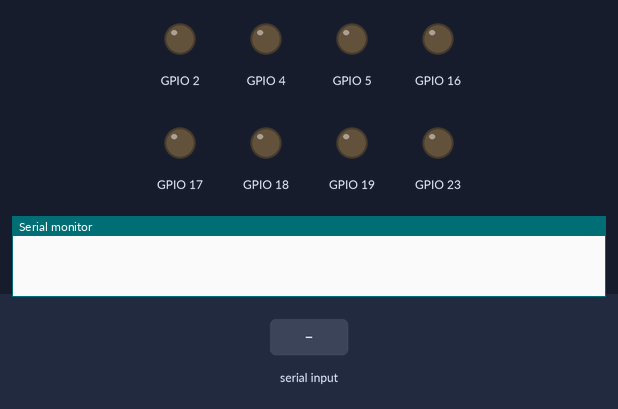
The program below on a simulated ESP32. On the bench: output pins drawn as LEDs (lit = HIGH), the last lines printed to the serial monitor. The test bench sets the inputs (shaded band). Nothing arrives over Bluetooth unless stated.

Above: at 0.0 s.
At 1.7 s:
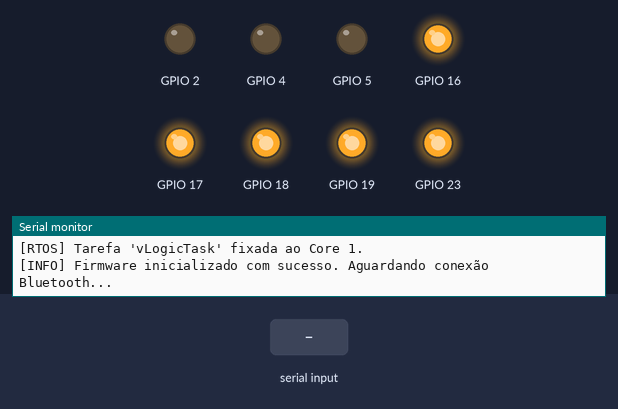
1.8 s: "90,45\n" received over the second serial link
At 1.91 s:
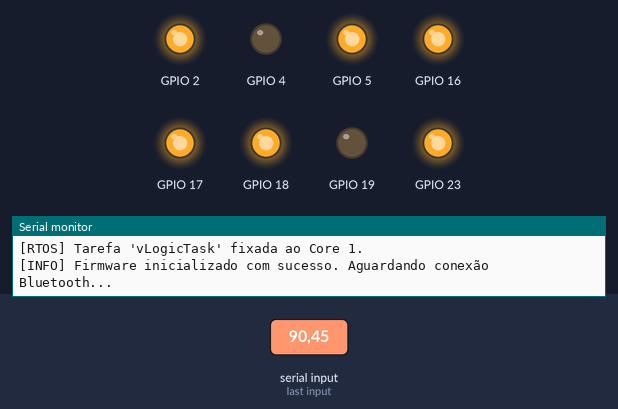
Timing chart, 0 to 4.8 s (numbered marks = the images above; inputs shaded):
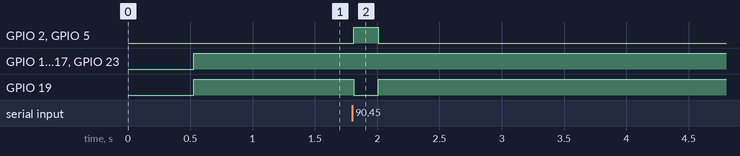

Measured:
- after the input at 1.8 s, GPIO 2, GPIO 5: LOW → HIGH at once, → LOW 0.20 s later; GPIO 19: HIGH → LOW at once, → HIGH 0.20 s later

The program:

main.cpp
```cpp
#include <Arduino.h>
#include <freertos/FreeRTOS.h>
#include <freertos/task.h>
#include <freertos/queue.h>

#include "config/PinConfig.h"
#include "config/RobotConfig.h"
#include "rtos/SharedData.h"
#include "rtos/MotorTask.h"
#include "rtos/LogicTask.h"

// Definição da Fila FreeRTOS declarada em SharedData.h
QueueHandle_t xCommandQueue = nullptr;

void setup() {
    // Inicialização da porta serial para depuração
    Serial.begin(115200);
    delay(500);

    Serial.println(F("=============================================="));
    Serial.println(F(" Robô Micro Hockey 2WD - Firmware Initializing "));
    Serial.println(F(" Summit Robótica 2026 - ESP32 Dual Core RTOS   "));
    Serial.println(F("=============================================="));

    // Configuração do pino LED indicador de status
    pinMode(Config::Pins::LED_STATUS, OUTPUT);
    digitalWrite(Config::Pins::LED_STATUS, LOW);

    // Criação da fila FreeRTOS com capacidade para 1 mensagem (usada com xQueueOverwrite)
    xCommandQueue = xQueueCreate(1, sizeof(DriveCommand));
    if (xCommandQueue == nullptr) {
        Serial.println(F("[ERRO CRÍTICO] Falha ao criar xCommandQueue!"));
        while (1) {
            digitalWrite(Config::Pins::LED_STATUS, !digitalRead(Config::Pins::LED_STATUS));
            delay(100);
        }
    }

    // Inicialização dos valores padrão na fila
    DriveCommand initialCmd = {0.0f, 0.0f, millis(), false};
    xQueueOverwrite(xCommandQueue, &initialCmd);

    // --- Criação das Tarefas FreeRTOS ---

    // Core 0: Tarefa de controle de motores (Alta prioridade, controle determinístico do hardware LEDC)
    xTaskCreatePinnedToCore(
        vMotorTask,
        "MotorTask",
        Config::RTOS::MOTOR_TASK_STACK,
        nullptr,
        Config::RTOS::MOTOR_TASK_PRIO,
        nullptr,
        0 // Core 0
    );
    Serial.println(F("[RTOS] Tarefa 'vMotorTask' fixada ao Core 0."));

    // Core 1: Tarefa de recepção Bluetooth
    xTaskCreatePinnedToCore(
        vCommTask,
        "CommTask",
        Config::RTOS::COMM_TASK_STACK,
        nullptr,
        Config::RTOS::COMM_TASK_PRIO,
        nullptr,
        1 // Core 1
    );
    Serial.println(F("[RTOS] Tarefa 'vCommTask' fixada ao Core 1."));

    // Core 1: Tarefa de lógica de controle (Filtros, Deadband, Expo, Cinemática)
    xTaskCreatePinnedToCore(
        vLogicTask,
        "LogicTask",
        Config::RTOS::LOGIC_TASK_STACK,
        nullptr,
        Config::RTOS::LOGIC_TASK_PRIO,
        nullptr,
        1 // Core 1
    );
    Serial.println(F("[RTOS] Tarefa 'vLogicTask' fixada ao Core 1."));

    Serial.println(F("[INFO] Firmware inicializado com sucesso. Aguardando conexão Bluetooth..."));
}

void loop() {
    // O laço principal é mantido inativo, delegando todo o controle ao escalonador FreeRTOS
    vTaskDelay(pdMS_TO_TICKS(1000));
}
```

BluetoothHandler.cpp
```cpp
#include "comms/BluetoothHandler.h"
#include <cstdlib>

BluetoothHandler::BluetoothHandler() : m_lastRxTimestamp(0), m_rxIndex(0) {}

bool BluetoothHandler::begin(const char* deviceName) {
    m_rxIndex = 0;
    m_lastRxTimestamp = millis();
    return m_serialBT.begin(deviceName);
}

bool BluetoothHandler::isConnected() {
    return m_serialBT.hasClient();
}

RawCommandData BluetoothHandler::update() {
    RawCommandData result = {0.0f, 0.0f, false};

    while (m_serialBT.available()) {
        uint8_t b = static_cast<uint8_t>(m_serialBT.read());

        // Adiciona ao buffer circular/linear de recepção
        if (m_rxIndex < BUFFER_SIZE) {
            m_rxBuffer[m_rxIndex++] = b;
        } else {
            // Buffer overflow - desloca buffer para não travar
            memmove(m_rxBuffer, m_rxBuffer + 1, BUFFER_SIZE - 1);
            m_rxBuffer[BUFFER_SIZE - 1] = b;
        }

        // 1. Tenta encontrar e processar Pacote Binário de 5 Bytes: [0xAA, 0x55, throttle, turn, checksum]
        if (m_rxIndex >= 5) {
            for (size_t i = 0; i <= m_rxIndex - 5; ++i) {
                if (m_rxBuffer[i] == 0xAA && m_rxBuffer[i + 1] == 0x55) {
                    float th = 0.0f, tr = 0.0f;
                    if (parseBinaryFrame(&m_rxBuffer[i], 5, th, tr)) {
                        result.throttle = th;
                        result.turn = tr;
                        result.valid = true;
                        m_lastRxTimestamp = millis();

                        // Limpa os bytes consumidos do buffer
                        size_t remaining = m_rxIndex - (i + 5);
                        if (remaining > 0) {
                            memmove(m_rxBuffer, m_rxBuffer + i + 5, remaining);
                        }
                        m_rxIndex = remaining;
                        return result;
                    }
                }
            }
        }

        // 2. Tenta processar ASCII se o caractere recebido for terminação de linha '\n'
        if (b == '\n' || b == '\r') {
            if (m_rxIndex > 1) {
                m_rxBuffer[m_rxIndex - 1] = '\0'; // NUL terminate
                String strLine = String(reinterpret_cast<char*>(m_rxBuffer));
                strLine.trim();

                float th = 0.0f, tr = 0.0f;
                if (parseAsciiFrame(strLine, th, tr)) {
                    result.throttle = th;
                    result.turn = tr;
                    result.valid = true;
                    m_lastRxTimestamp = millis();
                }
            }
            m_rxIndex = 0; // Reseta buffer após nova linha
            if (result.valid) {
                return result;
            }
        }
    }

    return result;
}

bool BluetoothHandler::parseBinaryFrame(uint8_t* buffer, size_t len, float& outThrottle, float& outTurn) {
    if (len < 5) return false;

    uint8_t header1  = buffer[0];
    uint8_t header2  = buffer[1];
    int8_t rawTh     = static_cast<int8_t>(buffer[2]);
    int8_t rawTr     = static_cast<int8_t>(buffer[3]);
    uint8_t checksum = buffer[4];

    // Validação de Integridade por Checksum XOR
    uint8_t expectedCheck = header1 ^ header2 ^ static_cast<uint8_t>(rawTh) ^ static_cast<uint8_t>(rawTr);
    if (checksum != expectedCheck) {
        return false;
    }

    // Conversão de int8 [-100, 100] para float [-1.0f, 1.0f]
    outThrottle = std::max(-1.0f, std::min(1.0f, static_cast<float>(rawTh) / 100.0f));
    outTurn     = std::max(-1.0f, std::min(1.0f, static_cast<float>(rawTr) / 100.0f));

    return true;
}

bool BluetoothHandler::parseAsciiFrame(const String& line, float& outThrottle, float& outTurn) {
    if (line.length() < 3) return false;

    // Ex: "0.5,-0.2"
    int commaIndex = line.indexOf(',');
    if (commaIndex != -1) {
        String part1 = line.substring(0, commaIndex);
        String part2 = line.substring(commaIndex + 1);

        outThrottle = std::max(-1.0f, std::min(1.0f, part1.toFloat()));
        outTurn     = std::max(-1.0f, std::min(1.0f, part2.toFloat()));
        return true;
    }

    return false;
}
```

BluetoothHandler.h
```cpp
#pragma once

#include <Arduino.h>
#include <BluetoothSerial.h>
#include "config/RobotConfig.h"

/**
 * @struct RawCommandData
 * @brief Pacote descompactado com os valores de Throttle e Turn extraídos.
 */
struct RawCommandData {
    float throttle; ///< [-1.0f, 1.0f]
    float turn;     ///< [-1.0f, 1.0f]
    bool valid;     ///< Indica se o pacote foi recebido e validado com sucesso
};

/**
 * @class BluetoothHandler
 * @brief Gerenciador de conexão Bluetooth Serial Classic do ESP32 com parser de pacotes binários e ASCII.
 */
class BluetoothHandler {
public:
    BluetoothHandler();
    ~BluetoothHandler() = default;

    /**
     * @brief Inicializa o dispositivo Bluetooth Serial com o nome configurado.
     * @return true se inicializado com sucesso.
     */
    bool begin(const char* deviceName = Config::Bluetooth::DEVICE_NAME);

    /**
     * @brief Processa o buffer da Serial de forma não-bloqueante e retorna novo comando se disponível.
     * @return RawCommandData contendo o novo sinal de comando e flag de validade.
     */
    RawCommandData update();

    /**
     * @brief Verifica se há cliente Bluetooth conectado.
     */
    bool isConnected();

    /**
     * @brief Retorna o timestamp (millis) da última mensagem válida recebida.
     */
    uint32_t getLastRxTimeMs() const { return m_lastRxTimestamp; }

private:
    /**
     * @brief Parser para protocolo binário compacto de 5 bytes: [0xAA, 0x55, throttle_int8, turn_int8, checksum]
     */
    bool parseBinaryFrame(uint8_t* buffer, size_t len, float& outThrottle, float& outTurn);

    /**
     * @brief Parser fallback para strings ASCII ex: "0.5,-0.3\n" ou "T:50,R:-20\n"
     */
    bool parseAsciiFrame(const String& line, float& outThrottle, float& outTurn);

    BluetoothSerial m_serialBT;
    uint32_t m_lastRxTimestamp{0};

    // Buffer circular interno para recepção de pacotes
    static constexpr size_t BUFFER_SIZE = 64;
    uint8_t m_rxBuffer[BUFFER_SIZE];
    size_t m_rxIndex{0};
};
```

InputFilter.cpp
```cpp
#include "filters/InputFilter.h"
#include <cmath>
#include <algorithm>

InputFilter::InputFilter(float deadband, float alpha, float gamma)
    : m_deadband(deadband), m_alpha(alpha), m_gamma(gamma) {}

float InputFilter::process(float rawInput) const {
    // 0. Clamping de entrada no intervalo [-1.0, 1.0]
    float input = std::max(-1.0f, std::min(1.0f, rawInput));
    float absInput = std::abs(input);

    // 1. Aplicação da Deadband
    if (absInput <= m_deadband) {
        return 0.0f;
    }

    // Normalização no intervalo [0.0, 1.0] após a remoção da zona morta
    float normInput = (absInput - m_deadband) / (1.0f - m_deadband);
    normInput = std::max(0.0f, std::min(1.0f, normInput));

    // 2. Mistura Linear + Exponencial (Expo Filter):
    // Output = sign(x) * [ alpha * (normInput ^ gamma) + (1 - alpha) * normInput ]
    float expoPart = std::pow(normInput, m_gamma);
    float linearPart = normInput;

    float magnitude = (m_alpha * expoPart) + ((1.0f - m_alpha) * linearPart);

    // Preserva o sinal original da entrada
    return (input < 0.0f) ? -magnitude : magnitude;
}
```

InputFilter.h
```cpp
#pragma once

#include "config/RobotConfig.h"

/**
 * @class InputFilter
 * @brief Processamento de sinal de entrada para joysticks analógicos.
 *
 * Aplica Deadband (zona morta central) e filtro misto Linear-Exponencial (Expo)
 * para otimizar o controle fino em baixa velocidade mantendo a aceleração máxima no limite.
 */
class InputFilter {
public:
    InputFilter(float deadband = Config::Filter::JOYSTICK_DEADBAND,
                float alpha = Config::Filter::EXPO_ALPHA,
                float gamma = Config::Filter::EXPO_GAMMA);

    ~InputFilter() = default;

    /**
     * @brief Processa uma entrada analógica bruta no intervalo [-1.0, 1.0].
     * @param rawInput Valor bruto do joystick.
     * @return Valor filtrado no intervalo [-1.0, 1.0].
     */
    float process(float rawInput) const;

    // Setters para reconfiguração em tempo de execução
    void setDeadband(float deadband) { m_deadband = deadband; }
    void setAlpha(float alpha) { m_alpha = alpha; }
    void setGamma(float gamma) { m_gamma = gamma; }

private:
    float m_deadband;
    float m_alpha;
    float m_gamma;
};
```

KalmanFilter.cpp
```cpp
#include "filters/KalmanFilter.h"

KalmanFilter::KalmanFilter(float q, float r, float p, float initialValue)
    : m_q(q), m_r(r), m_p(p), m_k(0.0f), m_x(initialValue) {}

float KalmanFilter::update(float measurement) {
    // Etapa de Predição
    m_p = m_p + m_q;

    // Etapa de Atualização (Ganho de Kalman)
    m_k = m_p / (m_p + m_r);
    m_x = m_x + m_k * (measurement - m_x);
    m_p = (1.0f - m_k) * m_p;

    return m_x;
}

void KalmanFilter::reset(float initialValue) {
    m_x = initialValue;
    m_p = 1.0f;
    m_k = 0.0f;
}

void KalmanFilter::setParameters(float processNoiseQ, float measurementNoiseR) {
    m_q = processNoiseQ;
    m_r = measurementNoiseR;
}
```

KalmanFilter.h
```cpp
#pragma once

/**
 * @class KalmanFilter
 * @brief Filtro de Kalman 1D (Unidimensional) para fusão/filtragem de sensores ou estimativa de estado.
 */
class KalmanFilter {
public:
    KalmanFilter(float q = 0.01f, float r = 0.1f, float p = 1.0f, float initialValue = 0.0f);
    ~KalmanFilter() = default;

    /**
     * @brief Atualiza a estimativa de estado com base na nova medição.
     * @param measurement Nova leitura do sensor/sinal.
     * @return Estado estimado filtrado.
     */
    float update(float measurement);

    void reset(float initialValue = 0.0f);

    void setParameters(float processNoiseQ, float measurementNoiseR);

private:
    float m_q; ///< Ruído do processo
    float m_r; ///< Ruído da medição
    float m_p; ///< Covariância da estimativa
    float m_k; ///< Ganho de Kalman
    float m_x; ///< Estado estimado
};
```

PIDController.cpp
```cpp
#include "filters/PIDController.h"
#include <algorithm>

PIDController::PIDController(float kp, float ki, float kd, float outMin, float outMax)
    : m_kp(kp), m_ki(ki), m_kd(kd), m_outMin(outMin), m_outMax(outMax) {}

float PIDController::compute(float setpoint, float measurement, float dt) {
    if (dt <= 0.0f) return 0.0f;

    float error = setpoint - measurement;

    // Termo Proporcional
    float pTerm = m_kp * error;

    // Termo Integral com Anti-Windup (clamping simples)
    m_integral += error * dt;
    float iTerm = m_ki * m_integral;
    iTerm = std::max(m_outMin, std::min(m_outMax, iTerm));

    // Termo Derivativo
    float dTerm = 0.0f;
    if (!m_firstRun) {
        dTerm = m_kd * ((error - m_prevError) / dt);
    } else {
        m_firstRun = false;
    }

    m_prevError = error;

    // Saída total clamped
    float output = pTerm + iTerm + dTerm;
    return std::max(m_outMin, std::min(m_outMax, output));
}

void PIDController::reset() {
    m_integral = 0.0f;
    m_prevError = 0.0f;
    m_firstRun = true;
}

void PIDController::setGains(float kp, float ki, float kd) {
    m_kp = kp;
    m_ki = ki;
    m_kd = kd;
}

void PIDController::setOutputLimits(float minVal, float maxVal) {
    m_outMin = minVal;
    m_outMax = maxVal;
}
```

PIDController.h
```cpp
#pragma once

/**
 * @class PIDController
 * @brief Controlador PID discreto com Anti-Windup e Filtro Derivativo.
 *
 * Módulo preparado para malha fechada de velocidade/posição dos motores N20 com encoders.
 */
class PIDController {
public:
    PIDController(float kp = 1.0f, float ki = 0.0f, float kd = 0.0f,
                  float outMin = -1.0f, float outMax = 1.0f);

    ~PIDController() = default;

    /**
     * @brief Computa a saída do controlador PID.
     * @param setpoint Valor desejado.
     * @param measurement Valor medido pelo sensor.
     * @param dt Delta de tempo em segundos.
     * @return Sinal de controle calculado.
     */
    float compute(float setpoint, float measurement, float dt);

    void reset();

    void setGains(float kp, float ki, float kd);
    void setOutputLimits(float minVal, float maxVal);

private:
    float m_kp;
    float m_ki;
    float m_kd;

    float m_outMin;
    float m_outMax;

    float m_integral{0.0f};
    float m_prevError{0.0f};
    bool  m_firstRun{true};
};
```

ArcadeDrive.cpp
```cpp
#include "kinematics/ArcadeDrive.h"
#include <cmath>
#include <algorithm>

DriveOutput ArcadeDrive::calculate(float throttle, float turn) {
    // Clamping de segurança para garantir que throttle e turn estão em [-1.0, 1.0]
    throttle = std::max(-1.0f, std::min(1.0f, throttle));
    turn     = std::max(-1.0f, std::min(1.0f, turn));

    // Mistura de canais Arcade Drive:
    // Left_raw  = Throttle + Turn
    // Right_raw = Throttle - Turn
    float leftRaw  = throttle + turn;
    float rightRaw = throttle - turn;

    // Normalização Dinâmica:
    // Determina a maior magnitude absoluta entre o lado esquerdo e direito
    float maxMagnitude = std::max(std::abs(leftRaw), std::abs(rightRaw));

    DriveOutput output;

    // Se o valor absoluto ultrapassar 1.0, dividimos ambos pelo valor máximo.
    // Isso evita o 'clipping' em um motor e preserva a autoridade de curva em alta aceleração.
    if (maxMagnitude > 1.0f) {
        output.leftPower  = leftRaw / maxMagnitude;
        output.rightPower = rightRaw / maxMagnitude;
    } else {
        output.leftPower  = leftRaw;
        output.rightPower = rightRaw;
    }

    return output;
}
```

ArcadeDrive.h
```cpp
#pragma once

/**
 * @struct DriveOutput
 * @brief Saídas de comando de potência normalizadas [-1.0, 1.0] para os motores.
 */
struct DriveOutput {
    float leftPower;  ///< Potência do motor esquerdo [-1.0, 1.0]
    float rightPower; ///< Potência do motor direito [-1.0, 1.0]
};

/**
 * @class ArcadeDrive
 * @brief Cinemática diferencial 2WD com saturação e normalização dinâmica.
 */
class ArcadeDrive {
public:
    ArcadeDrive() = default;
    ~ArcadeDrive() = default;

    /**
     * @brief Computa a saída diferencial com normalização dinâmica.
     * @param throttle Aceleração linear (frente/ré) no intervalo [-1.0, 1.0].
     * @param turn Curva/Rotação no intervalo [-1.0, 1.0].
     * @return Estrutura DriveOutput com as potências normalizadas dos motores.
     */
    static DriveOutput calculate(float throttle, float turn);
};
```

LogicTask.h
```cpp
#pragma once

#include <Arduino.h>
#include <freertos/FreeRTOS.h>
#include <freertos/task.h>
#include "rtos/SharedData.h"
#include "comms/BluetoothHandler.h"
#include "filters/InputFilter.h"
#include "kinematics/ArcadeDrive.h"
#include "config/RobotConfig.h"

/**
 * @file LogicTask.h
 * @brief Tarefas executadas no Core 1 para comunicação Bluetooth e processamento matemático de sinal.
 */

/**
 * @brief Tarefa de recepção de dados Bluetooth no Core 1.
 */
void vCommTask(void* pvParameters);

/**
 * @brief Tarefa de aplicação dos filtros e cálculo da cinemática no Core 1.
 */
void vLogicTask(void* pvParameters);
```

MotorTask.h
```cpp
#pragma once

#include <Arduino.h>
#include <freertos/FreeRTOS.h>
#include <freertos/task.h>
#include "rtos/SharedData.h"
#include "drivers/MotorDriverTB6612.h"
#include "config/RobotConfig.h"

/**
 * @file MotorTask.h
 * @brief Tarefa de alta prioridade executada no Core 0 exclusivamente para controle de atuadores e Failsafe.
 */

/**
 * @brief Função da tarefa FreeRTOS para o laço dos motores no Core 0.
 * @param pvParameters Ponteiro para parâmetros (instância do MotorDriverTB6612 ou nullptr).
 */
void vMotorTask(void* pvParameters);
```

Source omitted: LogicTask.cpp (2691 bytes), MotorTask.cpp (1800 bytes), SharedData.h (749 bytes), PinConfig.h (1037 bytes), RobotConfig.h (1648 bytes), MotorDriverTB6612.cpp (3906 bytes), MotorDriverTB6612.h (1534 bytes)
